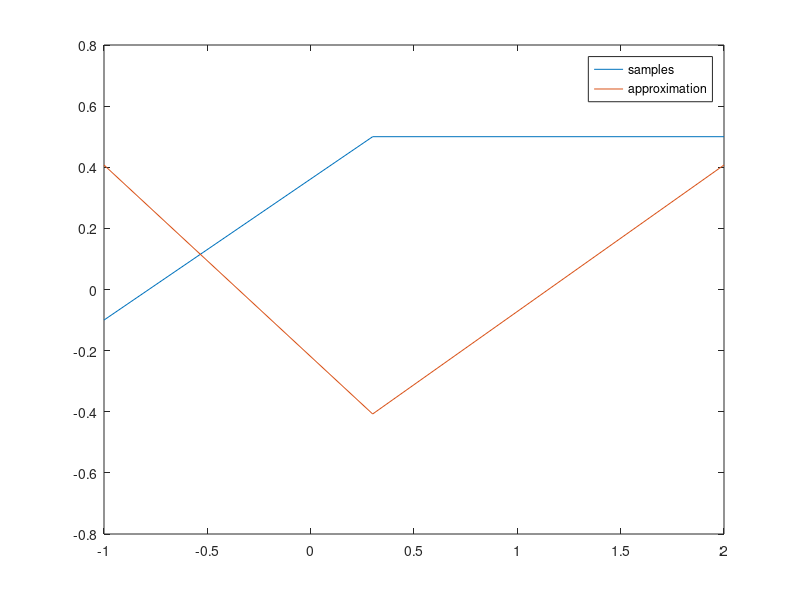
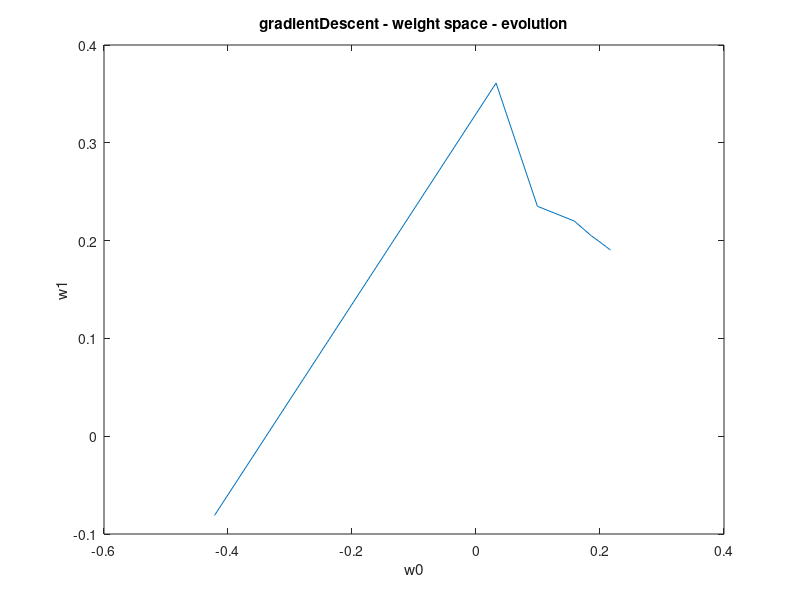
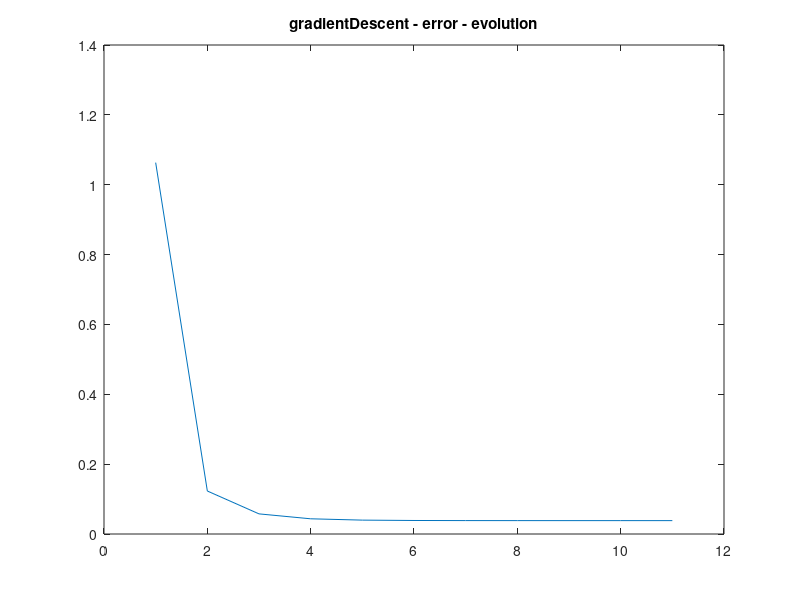
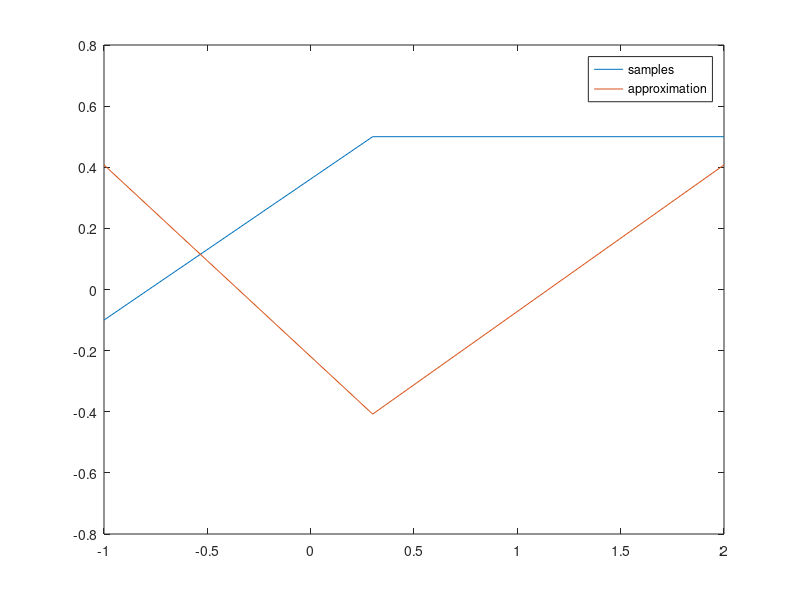

Here is the MATLAB script that generated these plots, in order:
#! /usr/bin/octave -qf

#
# Here we are comparing 3 different learning algorithms,
# demonstrated on a simple perceptron.
# i)   gradient decsent
# ii)  line-search
# iii) conjugate gradient descent
#


# X' = transposed(X)


# Weight vector: w[0=>threshold, 1=>input-weight]
global wInit = 0.5;
global w = [0.0; 0.0]

# Output vector: t[trainingSampleId]
global t = [-0.1, 0.5, 0.5]

# Input matrix: X[trainingSampleId][0=>bias, 1=>input]
global input = [-1.0, 0.3, 2.0]
global X = [1.0, 1.0, 1.0; input]


# Returns the neuron's output/activity
function _y = y(x, w)
	yVec = w' * x
	_y = yVec(1) + yVec(2)
endfunction

#function _error = error(y, t)
#	_error = 0.5 * (y - t)^2
#endfunction

# the training error
function _Error = Error()
	global X
	global w
	global t
	_Error = 0.5 * sumsq(w' * X - t);
endfunction

# H = 2XX'
function _H = H()
	global X
	_H = 2 * X * X';
endfunction

# Returns the gradient for the current error
function _gradient = gradient()
	global w
	global X
	global t
	b = -2 * X * t';
	_gradient = H() * w + b;
endfunction

#################################

global w0
global w1
global e

function learn_init()
	global wInit;
	global w;
	global w0;
	global w1;
	global e;

	w(1) = unifrnd(-wInit, wInit);
	w(2) = unifrnd(-wInit, wInit);

	# save w0/1 for plotting
	w0 = [w(1)];
	w1 = [w(2)];

	e  = [Error()];
endfunction

# 1a) Gradient Descent
function learn_gradientDescent()
	global w;
	global w0;
	global w1;
	global e;

	iterations = 10;
	rate = 0.1;
	for i = 1:iterations
		g = gradient();
		w = w - rate * g;
		w0(end+1) = w(1);
		w1(end+1) = w(2);
		e(end+1)  = Error();
	endfor
endfunction

# 1b) Line search
function learn_lineSearch()
	global w;
	global w0;
	global w1;
	global e;

	iterations = 15;
	for i = 1:iterations
		g = gradient();
		alpha = - (g' * g) / (g' * H() * g);
		w = w + alpha * g;
		w0(end+1) = w(1);
		w1(end+1) = w(2);
		e(end+1)  = Error();
	endfor
endfunction

# 1c) Conjugate Gradient
function learn_conjugateGradient()
	global w;
	global w0;
	global w1;
	global e;

	gold = gradient();
	w = -gold;
	d = -gold;
	iterations = 2;
	for i = 1:iterations
		alpha = -(d' * gold) / (d' * H() * d);
		w = w + alpha * d;
		gnew = gradient();
		if (1 == 0)
			break;
		endif
		beta = -(gnew' * gnew) / (gold' * gold);
		d = gnew + beta * d;
		gold = gnew;

		w0(end+1) = w(1);
		w1(end+1) = w(2);
		e(end+1)  = Error();
	endfor
endfunction


function plotLearningResults(methodName)
	global input;
	global X;
	global t;
	global w;
	global w0;
	global w1;
	global e;

	# Plot the samples vs the approximation
	output = t
	approxOutput = [y(X(1), w), y(X(2), w), y(X(3), w)]
	title(strcat(methodName, " - target space - samples and approximation"))
	plot(input, [output; approxOutput])
	legend(["samples"; "approximation"]);
	print(strcat(methodName, "_approximation.png"), "-dpng")

	# Plot the weights evolution over the iteration steps
	plot(w0, w1)
	title(strcat(methodName, " - weight space - evolution"))
	xlabel("w0");
	ylabel("w1");
	print(strcat(methodName, "_weightsEvolution.png"), "-dpng")

	# Plot the error evolution over the iteration steps
	plot(e)
	title(strcat(methodName, " - error - evolution"))
	print(strcat(methodName, "_errorsEvolution.png"), "-dpng")
endfunction


learn_init()
learn_gradientDescent()
plotLearningResults("gradientDescent")

learn_init()
learn_lineSearch()
plotLearningResults("lineSearch")

learn_init()
learn_conjugateGradient()
plotLearningResults("conjugateGradient")
